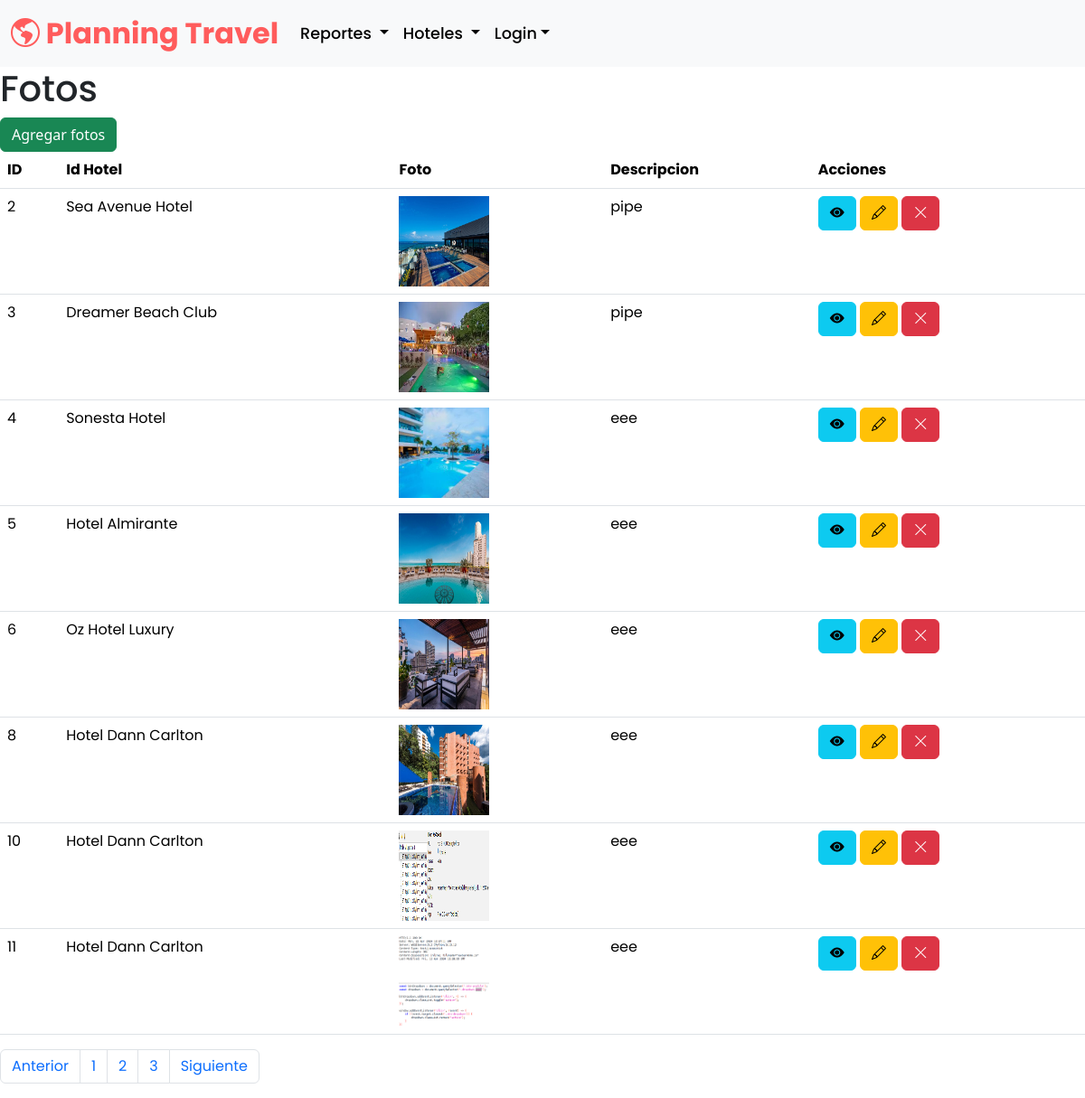
The page /planning_travel/fotos_listar/ on the database its author committed.
### planning_travel/models.py (models this page shows, shortened)
class Foto(models.Model):
    id_hotel = models.ForeignKey(Hotel, on_delete=models.DO_NOTHING)
    url_foto = models.ImageField(upload_to="planning_travel/media/")
    descripcion = models.CharField(max_length=255)

class Hotel(models.Model):
    nombre = models.CharField(max_length=200)
    descripcion = models.TextField()
    direccion = models.CharField(max_length=200)
    categoria = models.ForeignKey(Categoria, on_delete=models.DO_NOTHING)
    propietario = models.ForeignKey(Usuario, on_delete=models.DO_NOTHING)
    ciudad = models.CharField(max_length=200)
    def __str__(self):
        return f'{self.nombre}'

### planning_travel/views.py (the view)
# urls.py: path('fotos_listar/', views.fotos, name='fotos_listar'),
def fotos(request):
    q = Foto.objects.all()
    contexto = {'data': q}
    return render(request, 'planning_travel/fotos/fotos.html', contexto)

### planning_travel/templates/planning_travel/fotos/fotos.html (shortened to what this page needs)
{% extends 'planning_travel/base.html' %}
{% load static %}
{% block contenedor %}
    <h1>Fotos</h1>
    <a class="btn btn-success" href="{% url 'fotos_form' %}">Agregar fotos</a>
    <table class="table">
        <thead>
            <th>ID</th>
            <th>Id Hotel</th>
            <th>Foto</th>
            <th>Descripcion</th>
            <th>Acciones</th>
        </thead>
        <tbody>
            {% for r in data %}
            <tr>
                <td>{{ r.id }}</td>
                <td>{{ r.id_hotel }}</td>
                <td>{% if r.url_foto.url != '' %}<img width="100" height="100" src="{{ r.url_foto.url }}" alt="">{% endif %}</td>
                <td>{{ r.descripcion }}</td>
                <td>
                    <button
                        type="button"
                        class="btn btn-info"
                    >
                        <i class="bi bi-eye-fill"></i>
                    </button>
                    <a
                        class="btn btn-warning"
                        href="{% url 'fotos_form_editar' r.id %}"
                        ><i class="bi bi-pencil"></i
                    ></a>
                    <a
                        href="javascript:eliminar('{% url 'fotos_eliminar' r.id %}')"
                        class="btn btn-danger"
                        ><i class="bi bi-x-lg"></i
                    ></a>
                </td>
            </tr>
            {% endfor %}
        </tbody>
    </table>
    <nav aria-label="Page navigation example">
        <ul class="pagination">
            <li class="page-item"><a class="page-link" href="#">Anterior</a></li>
            <li class="page-item"><a class="page-link" href="#">1</a></li>
            <li class="page-item"><a class="page-link" href="#">2</a></li>
            <li class="page-item"><a class="page-link" href="#">3</a></li>
            <li class="page-item"><a class="page-link" href="#">Siguiente</a></li>
        </ul>
    </nav>
{% endblock %}

### planning_travel/static/planning_travel/styles/estilos.css (style rules this page uses)
:root { --primary-color: #ff5c5c; --primary-color-hover: #e65353; --secondary-color: #172929; --secondary-color-hover: #386363; --cta-bg: #ffc107; --cta-bg-hover: #e0a800; --text-cta: #282828; --text-secondary: #262626; --gradiant-color: linear-gradient(#ffc107, #ff5c5c); }
* { font-family: "Poppins", sans-serif; box-sizing: border-box; }

### rows shown on the page
Foto: id "2", id_hotel "Sea Avenue Hotel", url_foto (picture), descripcion "pipe"
Foto: id "3", id_hotel "Dreamer Beach Club", url_foto (picture), descripcion "pipe"
Foto: id "4", id_hotel "Sonesta Hotel", url_foto (picture), descripcion "eee"
Foto: id "5", id_hotel "Hotel Almirante", url_foto (picture), descripcion "eee"
Foto: id "6", id_hotel "Oz Hotel Luxury", url_foto (picture), descripcion "eee"
Foto: id "8", id_hotel "Hotel Dann Carlton", url_foto (picture), descripcion "eee"
Foto: id "10", id_hotel "Hotel Dann Carlton", url_foto (picture), descripcion "eee"
Foto: id "11", id_hotel "Hotel Dann Carlton", url_foto (picture), descripcion "eee"
